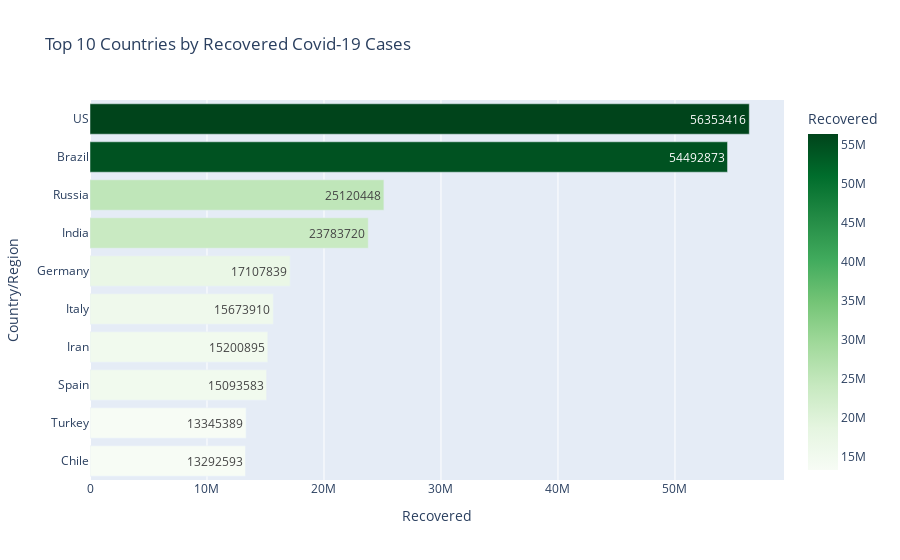

The notebook cell saved with this chart:
### Code cell
#Recovered Cases with plotlyy
import plotly.express as px

fig = px.bar(
    top_recovered,
    x='Recovered',
    y='Country/Region',
    orientation='h',
    title='Top 10 Countries by Recovered Covid-19 Cases',
    text='Recovered',
    color='Recovered',
    color_continuous_scale='greens'
)
fig.update_layout(yaxis=dict(autorange="reversed"), height=600)
fig.show()

### Figure 1 — Plotly figure (JSON) as saved in the notebook; plotly's stock layout.template omitted (floating-point values rounded to 4 significant figures)
{"data": [{"alignmentgroup": "True", "hovertemplate": "Recovered=%{marker.color}<br>Country/Region=%{y}<extra></extra>", "legendgroup": "", "marker": {"color": [56353416, 54492873, 25120448, 23783720, 17107839, 15673910, 15200895, 15093583, 13345389, 13292593], "coloraxis": "coloraxis", "pattern": {"shape": ""}}, "name": "", "offsetgroup": "", "orientation": "h", "showlegend": false, "text": [56353416, 54492873, 25120448, 23783720, 17107839, 15673910, 15200895, 15093583, 13345389, 13292593], "textposition": "auto", "type": "bar", "x": [56353416, 54492873, 25120448, 23783720, 17107839, 15673910, 15200895, 15093583, 13345389, 13292593], "xaxis": "x", "y": ["US", "Brazil", "Russia", "India", "Germany", "Italy", "Iran", "Spain", "Turkey", "Chile"], "yaxis": "y"}], "layout": {"autosize": true, "barmode": "relative", "coloraxis": {"colorbar": {"title": {"text": "Recovered"}}, "colorscale": [[0, "rgb(247,252,245)"], [0.125, "rgb(229,245,224)"], [0.25, "rgb(199,233,192)"], [0.375, "rgb(161,217,155)"], [0.5, "rgb(116,196,118)"], [0.625, "rgb(65,171,93)"], [0.75, "rgb(35,139,69)"], [0.875, "rgb(0,109,44)"], [1, "rgb(0,68,27)"]]}, "legend": {"tracegroupgap": 0}, "title": {"text": "Top 10 Countries by Recovered Covid-19 Cases"}, "xaxis": {"anchor": "y", "autorange": true, "domain": [0, 1], "range": [0, 59320000.0], "title": {"text": "Recovered"}, "type": "linear"}, "yaxis": {"anchor": "x", "autorange": true, "domain": [0, 1], "range": [9.5, -0.5], "title": {"text": "Country/Region"}, "type": "category"}}}
